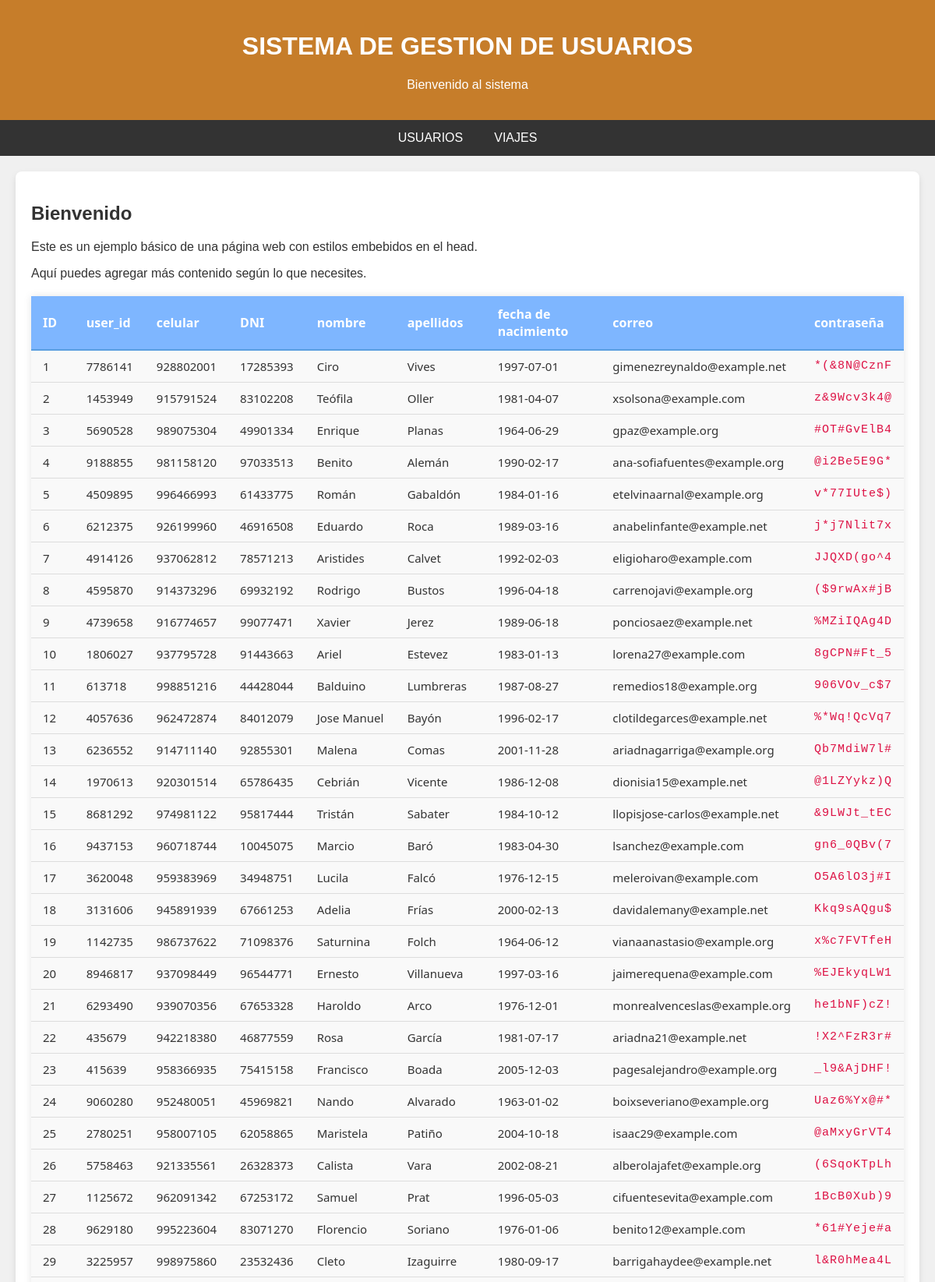
The page / (upper part) on the database its author committed.
### tables this page shows
CREATE TABLE perfiles (
  id INTEGER NOT NULL PRIMARY KEY AUTOINCREMENT,
  user_id INTEGER NOT NULL,
  celular INTEGER NOT NULL,
  DNI INTEGER NOT NULL,
  nombre VARCHAR(40) NOT NULL,
  apellidos VARCHAR(40) NOT NULL,
  fecha_nacimiento DATE NOT NULL,
  correo VARCHAR(50) NOT NULL,
  contraseña VARCHAR(20) NOT NULL
);

### main.py (the view)
@app.route('/')
def index():
    perfiles = []
    with Database() as db:
        perfiles = db.consultar('''
        SELECT*FROM perfiles''')
    return render_template('index.html', lista_perfiles= perfiles)

### database.py (called while the page is built)
    def conectar(self):
        self.conn = sqlite3.connect(self.db_path)
        self.conn.row_factory = sqlite3.Row  # Para obtener resultados como diccionarios
        self.cursor = self.conn.cursor()

    def cerrar(self):
        if self.cursor:
            self.cursor.close()
        if self.conn:
            self.conn.close()

    def consultar(self, query, params=None):
        if params is None:
            params = []
        try:
            self.cursor.execute(query, params)
            return self.cursor.fetchall()
        except sqlite3.Error as e:
            print(f"❌ Error al ejecutar consulta: {e}")
            return []

    def __enter__(self):
        self.conectar()
        return self

    def __exit__(self, exc_type, exc_val, exc_tb):
        self.cerrar()

### templates/index.html (shortened to what this page needs)
<!DOCTYPE html>
<html lang="es">
<head>
</head>
<body>
    <header>
        <h1>SISTEMA DE GESTION DE USUARIOS</h1>
        <p>Bienvenido al sistema</p>
    </header>
   <nav>
        <a href="/">Usuarios</a>
        <a href="/viajes">Viajes</a>
    </nav>
    <section id="home">
        <h2>Bienvenido</h2>
        <p>Este es un ejemplo básico de una página web con estilos embebidos en el head.</p>
        <p>Aquí puedes agregar más contenido según lo que necesites.</p>
        <table>
            <thead>
                <tr>
                    <th>ID</th>
                    <th>user_id</th>
                    <th>celular</th>
                    <th>DNI</th>
                    <th>nombre</th>
                    <th>apellidos</th>
                    <th>fecha de nacimiento</th>
                    <th>correo</th>
                    <th>contraseña</th>
                </tr>
            </thead>
            <tbody>
                {% for perfil in lista_perfiles %}
                    <tr>
                        <td>{{ perfil['id'] }}</td>
                        <td>{{ perfil['user_id'] }}</td>
                        <td>{{ perfil['celular'] }}</td>
                        <td>{{ perfil['DNI'] }}</td>
                        <td>{{ perfil['nombre'] }}</td>
                        <td>{{ perfil['apellidos'] }}</td>
                        <td>{{ perfil['fecha_nacimiento'] }}</td>
                        <td>{{ perfil['correo'] }}</td>
                        <td>{{ perfil['contraseña'] }}</td>
                    </tr>
                {% endfor %}
            </tbody>
        </table>
    </section>
</body>
</html>

### templates/index.html (style rules this page uses)
body { font-family: Arial, sans-serif; background-color: #f0f0f0; margin: 0; padding: 0; color: #333; }
header { background-color: #c67d2a; color: white; padding: 20px; text-align: center; }
nav { display: flex; justify-content: center; background-color: #333; }
nav a { color: white; padding: 14px 20px; text-decoration: none; text-transform: uppercase; }
section { padding: 20px; margin: 20px; background-color: white; border-radius: 8px; box-shadow: 0 4px 8px rgba(0, 0, 0, 0.1); }
table { width: 100%; border-collapse: collapse; margin: 20px 0; font-family: 'Segoe UI', Tahoma, Geneva, Verdana, sans-serif; box-shadow: 0 0 10px rgba(0, 0, 0, 0.1); }
thead { background-color: #7eb6ff; color: #fff; }
thead th { padding: 12px 15px; text-align: left; font-size: 16px; border-bottom: 2px solid #5a9ee0; }
tbody tr { background-color: #f9f9f9; border-bottom: 1px solid #ddd; transition: background-color 0.2s ease; }
tbody td { padding: 10px 15px; font-size: 15px; color: #333; }
td:nth-child(9) { font-family: monospace; letter-spacing: 1px; color: #d14; }

### rows shown on the page
perfiles: id "1", user_id "7786141", celular "928802001", DNI "17285393", nombre "Ciro", apellidos "Vives", fecha_nacimiento "1997-07-01", correo "gimenezreynaldo@example.net", contraseña "*(&8N@CznF"
perfiles: id "2", user_id "1453949", celular "915791524", DNI "83102208", nombre "Teófila", apellidos "Oller", fecha_nacimiento "1981-04-07", correo "xsolsona@example.com", contraseña "z&9Wcv3k4@"
perfiles: id "3", user_id "5690528", celular "989075304", DNI "49901334", nombre "Enrique", apellidos "Planas", fecha_nacimiento "1964-06-29", correo "gpaz@example.org", contraseña "#OT#GvElB4"
perfiles: id "4", user_id "9188855", celular "981158120", DNI "97033513", nombre "Benito", apellidos "Alemán", fecha_nacimiento "1990-02-17", correo "ana-sofiafuentes@example.org", contraseña "@i2Be5E9G*"
perfiles: id "5", user_id "4509895", celular "996466993", DNI "61433775", nombre "Román", apellidos "Gabaldón", fecha_nacimiento "1984-01-16", correo "etelvinaarnal@example.org", contraseña "v*77IUte$)"
perfiles: id "6", user_id "6212375", celular "926199960", DNI "46916508", nombre "Eduardo", apellidos "Roca", fecha_nacimiento "1989-03-16", correo "anabelinfante@example.net", contraseña "j*j7Nlit7x"
perfiles: id "7", user_id "4914126", celular "937062812", DNI "78571213", nombre "Aristides", apellidos "Calvet", fecha_nacimiento "1992-02-03", correo "eligioharo@example.com", contraseña "JJQXD(go^4"
perfiles: id "8", user_id "4595870", celular "914373296", DNI "69932192", nombre "Rodrigo", apellidos "Bustos", fecha_nacimiento "1996-04-18", correo "carrenojavi@example.org", contraseña "($9rwAx#jB"
perfiles: id "9", user_id "4739658", celular "916774657", DNI "99077471", nombre "Xavier", apellidos "Jerez", fecha_nacimiento "1989-06-18", correo "ponciosaez@example.net", contraseña "%MZiIQAg4D"
perfiles: id "10", user_id "1806027", celular "937795728", DNI "91443663", nombre "Ariel", apellidos "Estevez", fecha_nacimiento "1983-01-13", correo "lorena27@example.com", contraseña "8gCPN#Ft_5"
perfiles: id "11", user_id "613718", celular "998851216", DNI "44428044", nombre "Balduino", apellidos "Lumbreras", fecha_nacimiento "1987-08-27", correo "remedios18@example.org", contraseña "906VOv_c$7"
perfiles: id "12", user_id "4057636", celular "962472874", DNI "84012079", nombre "Jose Manuel", apellidos "Bayón", fecha_nacimiento "1996-02-17", correo "clotildegarces@example.net", contraseña "%*Wq!QcVq7"
perfiles: id "13", user_id "6236552", celular "914711140", DNI "92855301", nombre "Malena", apellidos "Comas", fecha_nacimiento "2001-11-28", correo "ariadnagarriga@example.org", contraseña "Qb7MdiW7l#"
perfiles: id "14", user_id "1970613", celular "920301514", DNI "65786435", nombre "Cebrián", apellidos "Vicente", fecha_nacimiento "1986-12-08", correo "dionisia15@example.net", contraseña "@1LZYykz)Q"
perfiles: id "15", user_id "8681292", celular "974981122", DNI "95817444", nombre "Tristán", apellidos "Sabater", fecha_nacimiento "1984-10-12", correo "llopisjose-carlos@example.net", contraseña "&9LWJt_tEC"
perfiles: id "16", user_id "9437153", celular "960718744", DNI "10045075", nombre "Marcio", apellidos "Baró", fecha_nacimiento "1983-04-30", correo "lsanchez@example.com", contraseña "gn6_0QBv(7"
perfiles: id "17", user_id "3620048", celular "959383969", DNI "34948751", nombre "Lucila", apellidos "Falcó", fecha_nacimiento "1976-12-15", correo "meleroivan@example.com", contraseña "O5A6lO3j#I"
perfiles: id "18", user_id "3131606", celular "945891939", DNI "67661253", nombre "Adelia", apellidos "Frías", fecha_nacimiento "2000-02-13", correo "davidalemany@example.net", contraseña "Kkq9sAQgu$"
perfiles: id "19", user_id "1142735", celular "986737622", DNI "71098376", nombre "Saturnina", apellidos "Folch", fecha_nacimiento "1964-06-12", correo "vianaanastasio@example.org", contraseña "x%c7FVTfeH"
perfiles: id "20", user_id "8946817", celular "937098449", DNI "96544771", nombre "Ernesto", apellidos "Villanueva", fecha_nacimiento "1997-03-16", correo "jaimerequena@example.com", contraseña "%EJEkyqLW1"
perfiles: id "21", user_id "6293490", celular "939070356", DNI "67653328", nombre "Haroldo", apellidos "Arco", fecha_nacimiento "1976-12-01", correo "monrealvenceslas@example.org", contraseña "he1bNF)cZ!"
perfiles: id "22", user_id "435679", celular "942218380", DNI "46877559", nombre "Rosa", apellidos "García", fecha_nacimiento "1981-07-17", correo "ariadna21@example.net", contraseña "!X2^FzR3r#"
perfiles: id "23", user_id "415639", celular "958366935", DNI "75415158", nombre "Francisco", apellidos "Boada", fecha_nacimiento "2005-12-03", correo "pagesalejandro@example.org", contraseña "_l9&AjDHF!"
perfiles: id "24", user_id "9060280", celular "952480051", DNI "45969821", nombre "Nando", apellidos "Alvarado", fecha_nacimiento "1963-01-02", correo "boixseveriano@example.org", contraseña "Uaz6%Yx@#*"
perfiles: id "25", user_id "2780251", celular "958007105", DNI "62058865", nombre "Maristela", apellidos "Patiño", fecha_nacimiento "2004-10-18", correo "isaac29@example.com", contraseña "@aMxyGrVT4"
perfiles: id "26", user_id "5758463", celular "921335561", DNI "26328373", nombre "Calista", apellidos "Vara", fecha_nacimiento "2002-08-21", correo "alberolajafet@example.org", contraseña "(6SqoKTpLh"
perfiles: id "27", user_id "1125672", celular "962091342", DNI "67253172", nombre "Samuel", apellidos "Prat", fecha_nacimiento "1996-05-03", correo "cifuentesevita@example.com", contraseña "1BcB0Xub)9"
perfiles: id "28", user_id "9629180", celular "995223604", DNI "83071270", nombre "Florencio", apellidos "Soriano", fecha_nacimiento "1976-01-06", correo "benito12@example.com", contraseña "*61#Yeje#a"
perfiles: id "29", user_id "3225957", celular "998975860", DNI "23532436", nombre "Cleto", apellidos "Izaguirre", fecha_nacimiento "1980-09-17", correo "barrigahaydee@example.net", contraseña "l&R0hMea4L"
